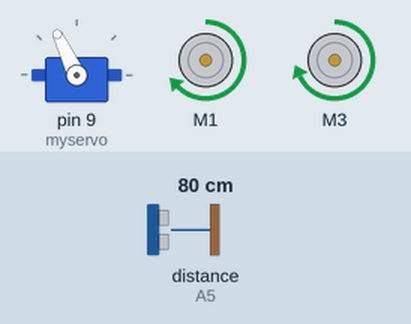
The sketch below on a simulated Arduino Uno, built with avr-gcc and run on an emulated ATmega328P. Parts: servo, 2 × DC motor (green arrow = forward, orange = backward, longer = faster). The inputs (shaded band) are chosen by the test bench; at power-on: distance to the obstacle (sensor on A5) 80 cm. The echo pulse lasts 58.3 µs per cm.

Above: at 3.9 s.
4.0 s: distance to the obstacle (sensor on A5) set to 17 cm
5.5 s: distance to the obstacle (sensor on A5) set to 14 cm
At 7.1 s:
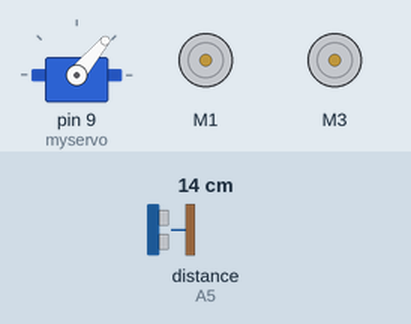
8.5 s: distance to the obstacle (sensor on A5) set to 18 cm
At 8.55 s:
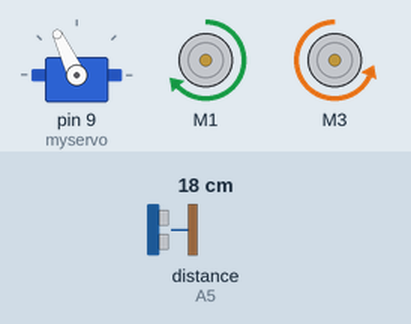
10.7 s: distance to the obstacle (sensor on A5) set to 2 cm
At 13.2 s:
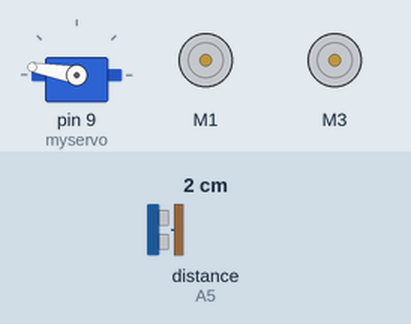
13.7 s: distance to the obstacle (sensor on A5) set to 35 cm
At 14.02 s:
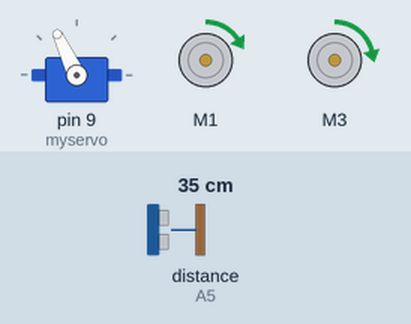
Timing chart, 0 to 16.7 s (numbered marks = the images above; inputs shaded):
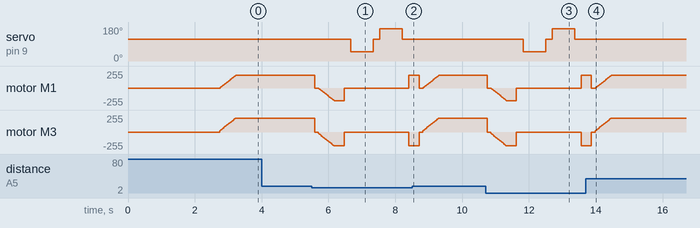

Measured:
- the behaviour switches between 16 and 15 cm on distance to the obstacle (sensor on A5) (found by bisection; images 0 and 1)
- after the input at 4.0 s, every drawn part: stays the same
- after the input at 5.5 s, servo on pin 9 (myservo): 115° → 50° after 1.2 s, → 115° 0.67 s later, → 170° 0.20 s later, → 115° 0.67 s later
- after the input at 8.5 s, servo on pin 9 (myservo): stays 115° (without the input it goes to 50° after 1.4 s)
- after the input at 10.7 s, servo on pin 9 (myservo): 115° → 50° after 1.1 s, → 115° 0.67 s later, → 170° 0.20 s later, → 115° 0.67 s later
- after the input at 13.7 s, servo on pin 9 (myservo): stays 115° (without the input it goes to 50° after 1.4 s)

The sketch:

ArduinoRobot.ino
```cpp
   //////////////////////////////////////////////
  //          Arduino ROBOT v0.1              //
 //                                          //
//           http://www.educ8s.tv           //
/////////////////////////////////////////////

#include <AFMotor.h>
#include <NewPing.h>
#include <Servo.h>

#define TRIG_PIN A4
#define ECHO_PIN A5
#define MAX_DISTANCE 200
#define MAX_SPEED 190 // sets speed of DC  motors
#define MAX_SPEED_OFFSET 20

NewPing sonar(TRIG_PIN, ECHO_PIN, MAX_DISTANCE);

AF_DCMotor motor1(1, MOTOR12_1KHZ);
AF_DCMotor motor2(3, MOTOR12_1KHZ);

Servo myservo;

boolean goesForward=false;
int distance = 100;
int speedSet = 0;

void setup() {

  myservo.attach(9);
  myservo.write(115);
  delay(2000);
  distance = readPing();
  delay(100);
  distance = readPing();
  delay(100);
  distance = readPing();
  delay(100);
  distance = readPing();
  delay(100);
}

void loop() {
 int distanceR = 0;
 int distanceL =  0;
 delay(40);

 if(distance<=15)
 {
  moveStop();
  delay(100);
  moveBackward();
  delay(300);
  moveStop();
  delay(200);
  distanceR = lookRight();
  delay(200);
  distanceL = lookLeft();
  delay(200);

  if(distanceR>=distanceL)
  {
    turnRight();
    moveStop();
  }else
  {
    turnLeft();
    moveStop();
  }
 }else
 {
  moveForward();
 }
 distance = readPing();
}

int lookRight()
{
    myservo.write(50);
    delay(500);
    int distance = readPing();
    delay(100);
    myservo.write(115);
    return distance;
}

int lookLeft()
{
    myservo.write(170);
    delay(500);
    int distance = readPing();
    delay(100);
    myservo.write(115);
    return distance;
    delay(100);
}

int readPing() {
  delay(70);
  int cm = sonar.ping_cm();
  if(cm==0)
  {
    cm = 250;
  }
  return cm;
}

void moveStop() {
  motor1.run(RELEASE);
  motor2.run(RELEASE);
  }

void moveForward() {

 if(!goesForward)
  {
    goesForward=true;
    motor1.run(FORWARD);
    motor2.run(FORWARD);
   for (speedSet = 0; speedSet < MAX_SPEED; speedSet +=2) // slowly bring the speed up to avoid loading down the batteries too quickly
   {
    motor1.setSpeed(speedSet);
    motor2.setSpeed(speedSet+MAX_SPEED_OFFSET);
    delay(5);
   }
  }
}

void moveBackward() {
    goesForward=false;
    motor1.run(BACKWARD);
    motor2.run(BACKWARD);
  for (speedSet = 0; speedSet < MAX_SPEED; speedSet +=2) // slowly bring the speed up to avoid loading down the batteries too quickly
  {
    motor1.setSpeed(speedSet);
    motor2.setSpeed(speedSet+MAX_SPEED_OFFSET);
    delay(5);
  }
}

void turnRight() {
  motor1.run(FORWARD);
  motor2.run(BACKWARD);
  delay(300);
  motor1.run(FORWARD);
  motor2.run(FORWARD);
}

void turnLeft() {
  motor1.run(BACKWARD);
  motor2.run(FORWARD);
  delay(300);
  motor1.run(FORWARD);
  motor2.run(FORWARD);
}
```
